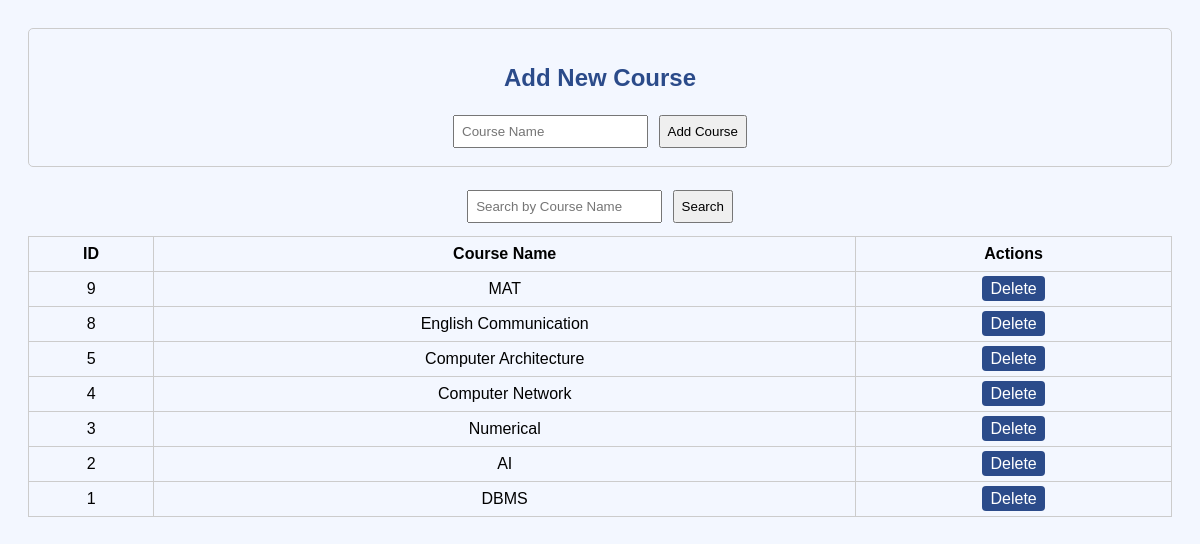
/courses.php, run on the app's committed database.
### tables this page shows
CREATE TABLE `courses` (
  `id` int(11) NOT NULL,
  `course_name` varchar(100) NOT NULL,
  `teacher_id` int(11) DEFAULT NULL
);

### courses.php (the view, shortened to what this page needs)
<?php
include 'db_connect.php';
?>
<!DOCTYPE html>
<html lang="en">
<head>
<link rel="stylesheet" href="style.css">
</head>
<body>
<div class="add-form">
<h2>Add New Course</h2>
<form method="post">
<input type="text" name="course_name" placeholder="Course Name" required>
<input type="submit" name="add" value="Add Course">
</form>
</div>
<?php
$search = $_GET['search'] ?? '';
$res = mysqli_query($conn,"SELECT * FROM courses WHERE course_name LIKE '%$search%' ORDER BY id DESC");
?>
<form method="get">
<input type="text" name="search" placeholder="Search by Course Name" value="<?= $search ?>">
<input type="submit" value="Search">
</form>
<table>
<tr><th>ID</th><th>Course Name</th><th>Actions</th></tr>
<?php
while($row=mysqli_fetch_assoc($res)){
    echo "<tr>
    <td>{$row['id']}</td>
    <td>{$row['course_name']}</td>
    <td>
        <a class='action-btn' href='courses.php?delete={$row['id']}' onclick=\"return confirm('Delete course?')\">Delete</a>
    </td>
    </tr>";
}
?>
</table>
</body>
</html>

### style.css (style rules this page uses)
body { font-family: Arial; text-align: center; background: #f3f7ff; }
h1, h2 { color: #2b4b8a; }
form input, form button { padding: 7px; margin: 3px; }
table { margin: 20px auto; border-collapse: collapse; width: 80%; }
th, td { padding: 8px 12px; border: 1px solid #999; }

### courses.php (style rules this page uses)
body { font-family:Arial;padding:20px; }
table { width:100%;border-collapse:collapse;margin-top:10px; }
th,td { border:1px solid #ccc;padding:8px;text-align:center; }
input { padding:6px; margin:3px; }
.action-btn { padding:4px 8px;margin:2px;text-decoration:none;background:#2b4b8a;color:white;border-radius:4px; }
.add-form { margin-bottom:20px;border:1px solid #ccc;padding:15px;border-radius:5px; }

### data on the page
courses: id "9", course_name "MAT"
courses: id "8", course_name "English Communication"
courses: id "5", course_name "Computer Architecture"
courses: id "4", course_name "Computer Network"
courses: id "3", course_name "Numerical"
courses: id "2", course_name "AI"
courses: id "1", course_name "DBMS"
